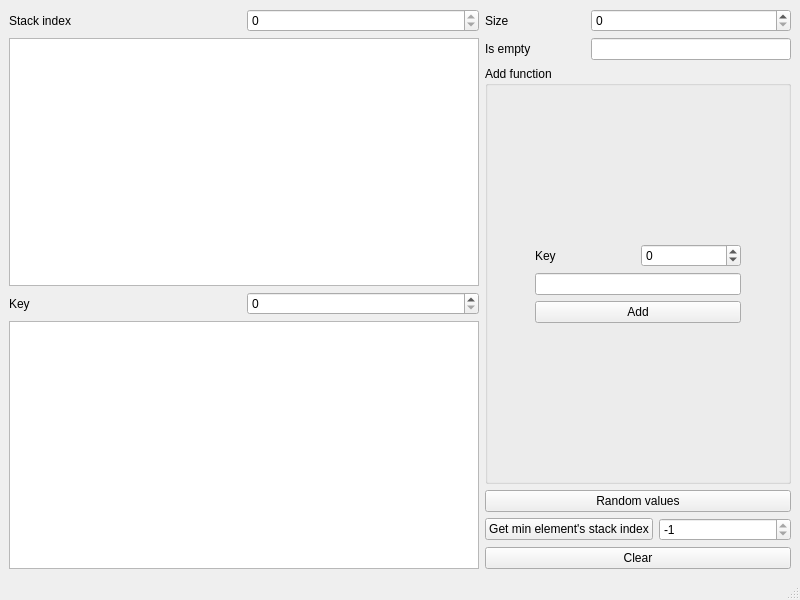
<?xml version="1.0" encoding="UTF-8"?>
<ui version="4.0">
 <class>MainWindow</class>
 <widget class="QMainWindow" name="MainWindow">
  <property name="geometry">
   <rect>
    <x>0</x>
    <y>0</y>
    <width>800</width>
    <height>600</height>
   </rect>
  </property>
  <property name="windowTitle">
   <string>MainWindow</string>
  </property>
  <widget class="QWidget" name="centralwidget">
   <layout class="QGridLayout" name="gridLayout_5">
    <item row="0" column="0">
     <layout class="QGridLayout" name="gridLayout_2">
      <item row="0" column="1">
       <widget class="QSpinBox" name="indexBox">
        <property name="readOnly">
         <bool>true</bool>
        </property>
       </widget>
      </item>
      <item row="0" column="0">
       <widget class="QLabel" name="label_5">
        <property name="text">
         <string>Stack index</string>
        </property>
       </widget>
      </item>
      <item row="1" column="0" colspan="2">
       <widget class="QListWidget" name="indexList"/>
      </item>
     </layout>
    </item>
    <item row="1" column="0">
     <layout class="QGridLayout" name="gridLayout">
      <item row="0" column="2">
       <widget class="QSpinBox" name="keyBox"/>
      </item>
      <item row="0" column="1">
       <widget class="QLabel" name="label_2">
        <property name="text">
         <string>Key</string>
        </property>
       </widget>
      </item>
      <item row="1" column="1" colspan="2">
       <widget class="QListWidget" name="keyList"/>
      </item>
     </layout>
    </item>
    <item row="0" column="1" rowspan="2">
     <layout class="QVBoxLayout" name="verticalLayout">
      <item>
       <layout class="QGridLayout" name="gridLayout_4">
        <item row="2" column="0">
         <widget class="QLabel" name="label_3">
          <property name="text">
           <string>Is empty</string>
          </property>
         </widget>
        </item>
        <item row="1" column="0">
         <widget class="QLabel" name="label">
          <property name="maximumSize">
           <size>
            <width>100</width>
            <height>16777215</height>
           </size>
          </property>
          <property name="text">
           <string>Size</string>
          </property>
         </widget>
        </item>
        <item row="2" column="1">
         <widget class="QLineEdit" name="empty">
          <property name="maximumSize">
           <size>
            <width>200</width>
            <height>16777215</height>
           </size>
          </property>
          <property name="readOnly">
           <bool>true</bool>
          </property>
         </widget>
        </item>
        <item row="1" column="1">
         <widget class="QSpinBox" name="size"/>
        </item>
       </layout>
      </item>
      <item>
       <widget class="QGroupBox" name="groupBox">
        <property name="title">
         <string>Add function</string>
        </property>
        <layout class="QGridLayout" name="gridLayout_6">
         <item row="0" column="0">
          <layout class="QGridLayout" name="gridLayout_3">
           <item row="0" column="0">
            <widget class="QLabel" name="label_6">
             <property name="maximumSize">
              <size>
               <width>100</width>
               <height>16777215</height>
              </size>
             </property>
             <property name="text">
              <string>Key</string>
             </property>
            </widget>
           </item>
           <item row="0" column="1">
            <widget class="QSpinBox" name="key">
             <property name="maximumSize">
              <size>
               <width>100</width>
               <height>16777215</height>
              </size>
             </property>
             <property name="minimum">
              <number>-1000000000</number>
             </property>
             <property name="maximum">
              <number>1000000000</number>
             </property>
            </widget>
           </item>
           <item row="1" column="0" colspan="2">
            <widget class="QLineEdit" name="value">
             <property name="maximumSize">
              <size>
               <width>300</width>
               <height>16777215</height>
              </size>
             </property>
            </widget>
           </item>
           <item row="2" column="0" colspan="2">
            <widget class="QPushButton" name="add">
             <property name="maximumSize">
              <size>
               <width>300</width>
               <height>16777215</height>
              </size>
             </property>
             <property name="text">
              <string>Add</string>
             </property>
            </widget>
           </item>
          </layout>
         </item>
        </layout>
       </widget>
      </item>
      <item>
       <widget class="QPushButton" name="random">
        <property name="text">
         <string>Random values</string>
        </property>
       </widget>
      </item>
      <item>
       <layout class="QHBoxLayout" name="horizontalLayout">
        <item>
         <widget class="QPushButton" name="taskBtn">
          <property name="text">
           <string>Get min element's stack index</string>
          </property>
         </widget>
        </item>
        <item>
         <widget class="QSpinBox" name="taskReturn">
          <property name="readOnly">
           <bool>true</bool>
          </property>
          <property name="minimum">
           <number>-1000000000</number>
          </property>
          <property name="maximum">
           <number>1000000000</number>
          </property>
          <property name="value">
           <number>-1</number>
          </property>
         </widget>
        </item>
       </layout>
      </item>
      <item>
       <widget class="QPushButton" name="clear">
        <property name="maximumSize">
         <size>
          <width>16777215</width>
          <height>16777215</height>
         </size>
        </property>
        <property name="layoutDirection">
         <enum>Qt::LeftToRight</enum>
        </property>
        <property name="text">
         <string>Clear</string>
        </property>
       </widget>
      </item>
     </layout>
    </item>
   </layout>
  </widget>
  <widget class="QMenuBar" name="menubar">
   <property name="geometry">
    <rect>
     <x>0</x>
     <y>0</y>
     <width>800</width>
     <height>26</height>
    </rect>
   </property>
  </widget>
  <widget class="QStatusBar" name="statusbar"/>
 </widget>
 <resources/>
 <connections/>
</ui>
